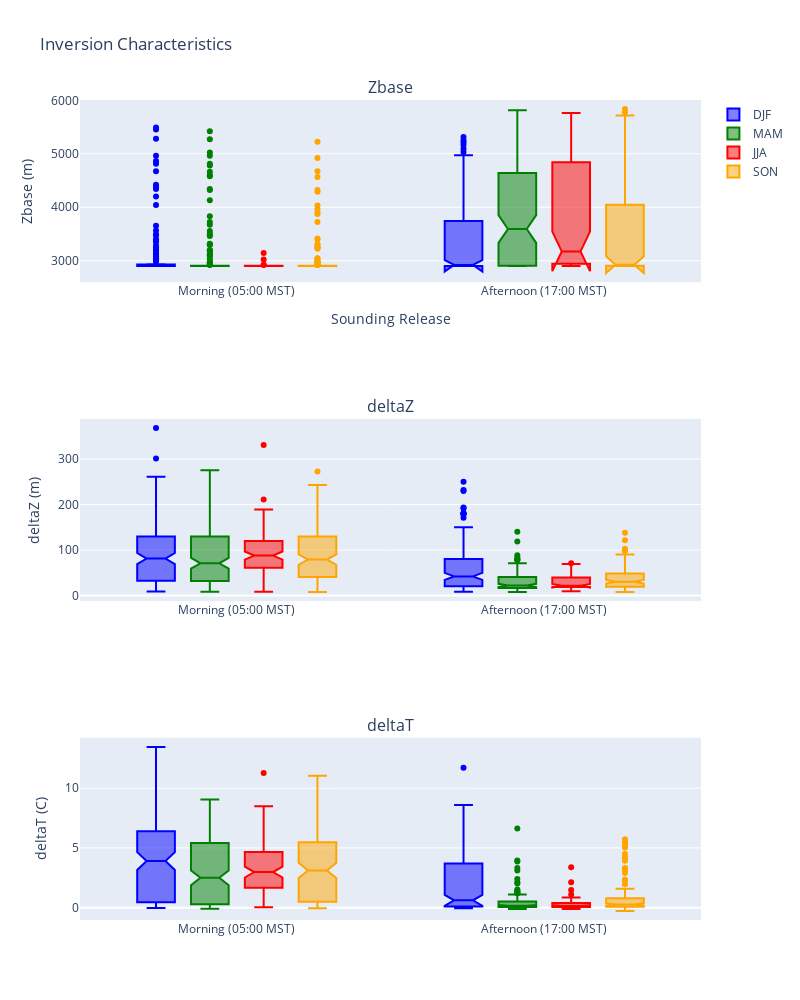

This figure's notebook cell:
### Code cell
df = pd.concat([df_22, df_23])
# with the dataframe make three subplots of Zbase, Ztop, and deltaT,
fig = make_subplots(rows=3, cols=1, subplot_titles=('Zbase', 'deltaZ', 'deltaT'), shared_xaxes=False)

# now just December, January, and February
df_DJF = df[(df.index.month == 12) | (df.index.month == 1) | (df.index.month == 2)]
# now just JJA
df_JJA = df[(df.index.month == 6) | (df.index.month == 7) | (df.index.month == 8)]
# now MAM
df_MAM = df[(df.index.month == 3) | (df.index.month == 4) | (df.index.month == 5)]
# now SON
df_SON = df[(df.index.month == 9) | (df.index.month == 10) | (df.index.month == 11)]

# Zbase
fig.add_trace(go.Box(y=df_DJF.Zbase, x=df_DJF.sounding, name='DJF', notched=True, marker_color='blue', offsetgroup='1'), row=1, col=1)
fig.add_trace(go.Box(y=df_MAM.Zbase, x=df_MAM.sounding, name='MAM', notched=True, marker_color='green', offsetgroup='2'), row=1, col=1)
fig.add_trace(go.Box(y=df_JJA.Zbase, x=df_JJA.sounding, name='JJA', notched=True, marker_color='red',  offsetgroup='3'), row=1, col=1)
fig.add_trace(go.Box(y=df_SON.Zbase, x=df_SON.sounding, name='SON', notched=True, marker_color='orange',offsetgroup='4'), row=1, col=1)

# deltaZ
fig.add_trace(go.Box(y=df_DJF.deltaZ, x=df_DJF.sounding,dx=0, name='DJF',notched=True,showlegend=False,marker_color='blue', offsetgroup='1'), row=2, col=1)
fig.add_trace(go.Box(y=df_MAM.deltaZ, x=df_MAM.sounding,dx=0, name='MAM',notched=True,showlegend=False,marker_color='green', offsetgroup='2'), row=2, col=1)
fig.add_trace(go.Box(y=df_JJA.deltaZ, x=df_JJA.sounding,dx=0, name='JJA',notched=True,showlegend=False,marker_color='red',  offsetgroup='3'), row=2, col=1)
fig.add_trace(go.Box(y=df_SON.deltaZ, x=df_SON.sounding,dx=0, name='SON',notched=True,showlegend=False,marker_color='orange',offsetgroup='4'), row=2, col=1)

# deltaT, 
fig.add_trace(go.Box(y=df_DJF.deltaT, x=df_DJF.sounding,dx=0,name='DJF', notched=True,showlegend=False,marker_color='blue', offsetgroup='1'), row=3, col=1)
fig.add_trace(go.Box(y=df_MAM.deltaT, x=df_MAM.sounding,dx=0,name='MAM', notched=True,showlegend=False,marker_color='green', offsetgroup='2'), row=3, col=1)
fig.add_trace(go.Box(y=df_JJA.deltaT, x=df_JJA.sounding,dx=0,name='JJA', notched=True,showlegend=False,marker_color='red',  offsetgroup='3'), row=3, col=1)
fig.add_trace(go.Box(y=df_SON.deltaT, x=df_SON.sounding,dx=0,name='SON', notched=True,showlegend=False,marker_color='orange', offsetgroup='4'), row=3, col=1)

fig.update_layout(height=1000, 
                  width=800, 
                  title_text='Inversion Characteristics',
                  boxmode='group',
                  xaxis_zeroline=False,
                  xaxis_title='Sounding Release',
                  yaxis1_title='Zbase (m)',
                    yaxis2_title='deltaZ (m)',
                    yaxis3_title='deltaT (C)',
                    )
                
fig.show()

### Figure 1 — Plotly figure (JSON) as saved in the notebook; plotly's stock layout.template omitted (floating-point values rounded to 4 significant figures; data arrays with more than 128 entries replaced by an {"elided": "..."} marker saying what was removed)
{"data": [{"marker": {"color": "blue"}, "name": "DJF", "notched": true, "offsetgroup": "1", "type": "box", "x": {"elided": "352 str values"}, "xaxis": "x", "y": {"elided": "352 float values"}, "yaxis": "y"}, {"marker": {"color": "green"}, "name": "MAM", "notched": true, "offsetgroup": "2", "type": "box", "x": {"elided": "364 str values"}, "xaxis": "x", "y": {"elided": "364 float values"}, "yaxis": "y"}, {"marker": {"color": "red"}, "name": "JJA", "notched": true, "offsetgroup": "3", "type": "box", "x": {"elided": "211 str values"}, "xaxis": "x", "y": {"elided": "211 float values"}, "yaxis": "y"}, {"marker": {"color": "orange"}, "name": "SON", "notched": true, "offsetgroup": "4", "type": "box", "x": {"elided": "303 str values"}, "xaxis": "x", "y": {"elided": "303 float values"}, "yaxis": "y"}, {"dx": 0, "marker": {"color": "blue"}, "name": "DJF", "notched": true, "offsetgroup": "1", "showlegend": false, "type": "box", "x": {"elided": "352 str values"}, "xaxis": "x2", "y": {"elided": "352 float values"}, "yaxis": "y2"}, {"dx": 0, "marker": {"color": "green"}, "name": "MAM", "notched": true, "offsetgroup": "2", "showlegend": false, "type": "box", "x": {"elided": "364 str values"}, "xaxis": "x2", "y": {"elided": "364 float values"}, "yaxis": "y2"}, {"dx": 0, "marker": {"color": "red"}, "name": "JJA", "notched": true, "offsetgroup": "3", "showlegend": false, "type": "box", "x": {"elided": "211 str values"}, "xaxis": "x2", "y": {"elided": "211 float values"}, "yaxis": "y2"}, {"dx": 0, "marker": {"color": "orange"}, "name": "SON", "notched": true, "offsetgroup": "4", "showlegend": false, "type": "box", "x": {"elided": "303 str values"}, "xaxis": "x2", "y": {"elided": "303 float values"}, "yaxis": "y2"}, {"dx": 0, "marker": {"color": "blue"}, "name": "DJF", "notched": true, "offsetgroup": "1", "showlegend": false, "type": "box", "x": {"elided": "352 str values"}, "xaxis": "x3", "y": {"elided": "352 float values"}, "yaxis": "y3"}, {"dx": 0, "marker": {"color": "green"}, "name": "MAM", "notched": true, "offsetgroup": "2", "showlegend": false, "type": "box", "x": {"elided": "364 str values"}, "xaxis": "x3", "y": {"elided": "364 float values"}, "yaxis": "y3"}, {"dx": 0, "marker": {"color": "red"}, "name": "JJA", "notched": true, "offsetgroup": "3", "showlegend": false, "type": "box", "x": {"elided": "211 str values"}, "xaxis": "x3", "y": {"elided": "211 float values"}, "yaxis": "y3"}, {"dx": 0, "marker": {"color": "orange"}, "name": "SON", "notched": true, "offsetgroup": "4", "showlegend": false, "type": "box", "x": {"elided": "303 str values"}, "xaxis": "x3", "y": {"elided": "303 float values"}, "yaxis": "y3"}], "layout": {"annotations": [{"font": {"size": 16}, "showarrow": false, "text": "Zbase", "x": 0.5, "xanchor": "center", "xref": "paper", "y": 1, "yanchor": "bottom", "yref": "paper"}, {"font": {"size": 16}, "showarrow": false, "text": "deltaZ", "x": 0.5, "xanchor": "center", "xref": "paper", "y": 0.6111, "yanchor": "bottom", "yref": "paper"}, {"font": {"size": 16}, "showarrow": false, "text": "deltaT", "x": 0.5, "xanchor": "center", "xref": "paper", "y": 0.2222, "yanchor": "bottom", "yref": "paper"}], "boxmode": "group", "height": 1000, "title": {"text": "Inversion Characteristics"}, "width": 800, "xaxis": {"anchor": "y", "domain": [0, 1], "title": {"text": "Sounding Release"}, "zeroline": false}, "xaxis2": {"anchor": "y2", "domain": [0, 1]}, "xaxis3": {"anchor": "y3", "domain": [0, 1]}, "yaxis": {"anchor": "x", "domain": [0.7778, 1], "title": {"text": "Zbase (m)"}}, "yaxis2": {"anchor": "x2", "domain": [0.3889, 0.6111], "title": {"text": "deltaZ (m)"}}, "yaxis3": {"anchor": "x3", "domain": [0, 0.2222], "title": {"text": "deltaT (C)"}}}}
